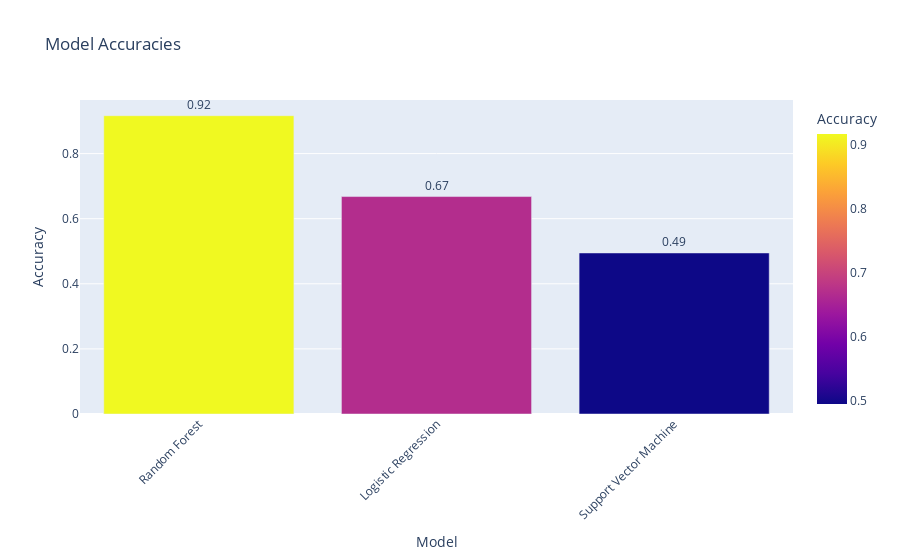

The notebook cell saved with this chart:
### Code cell
classification_models = {
    "Logistic Regression": LogisticRegression(max_iter=1000),
    "Support Vector Machine": SVC(),
    "Random Forest": RandomForestClassifier()
   
}

model_names = []
accuracies = []

for name, clf in classification_models.items():
    clf.fit(X_train, y_train)
    score = clf.score(X_test, y_test)
    model_names.append(name)
    accuracies.append(score)
    print(f"{name} accuracy: {score:.2f}")

# === Tạo DataFrame chứa kết quả ===
df_models = pd.DataFrame({'Model': model_names, 'Accuracy': accuracies}).sort_values(by='Accuracy', ascending=False)

print("\nBảng kết quả:")
print(df_models)

# === Vẽ biểu đồ bằng Plotly ===
fig = px.bar(df_models, x='Model', y='Accuracy', title='Model Accuracies', color='Accuracy', text='Accuracy')
fig.update_traces(texttemplate='%{text:.2f}', textposition='outside')
fig.update_layout(xaxis_tickangle=-45)
fig.show()

### Figure 1 — Plotly figure (JSON) as saved in the notebook; plotly's stock layout.template omitted (floating-point values rounded to 4 significant figures)
{"data": [{"alignmentgroup": "True", "hovertemplate": "Model=%{x}<br>Accuracy=%{marker.color}<extra></extra>", "legendgroup": "", "marker": {"color": [0.9165, 0.6681, 0.4948], "coloraxis": "coloraxis", "pattern": {"shape": ""}}, "name": "", "offsetgroup": "", "orientation": "v", "showlegend": false, "text": [0.9165, 0.6681, 0.4948], "textposition": "outside", "texttemplate": "%{text:.2f}", "type": "bar", "x": ["Random Forest", "Logistic Regression", "Support Vector Machine"], "xaxis": "x", "y": [0.9165, 0.6681, 0.4948], "yaxis": "y"}], "layout": {"barmode": "relative", "coloraxis": {"colorbar": {"title": {"text": "Accuracy"}}, "colorscale": [[0, "#0d0887"], [0.1111, "#46039f"], [0.2222, "#7201a8"], [0.3333, "#9c179e"], [0.4444, "#bd3786"], [0.5556, "#d8576b"], [0.6667, "#ed7953"], [0.7778, "#fb9f3a"], [0.8889, "#fdca26"], [1, "#f0f921"]]}, "legend": {"tracegroupgap": 0}, "title": {"text": "Model Accuracies"}, "xaxis": {"anchor": "y", "domain": [0, 1], "tickangle": -45, "title": {"text": "Model"}}, "yaxis": {"anchor": "x", "domain": [0, 1], "title": {"text": "Accuracy"}}}}
